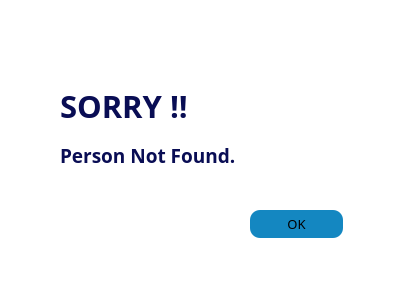
<?xml version="1.0" encoding="UTF-8"?>
<ui version="4.0">
 <class>Dialog</class>
 <widget class="QDialog" name="Dialog">
  <property name="geometry">
   <rect>
    <x>0</x>
    <y>0</y>
    <width>400</width>
    <height>300</height>
   </rect>
  </property>
  <property name="windowTitle">
   <string>Dialog</string>
  </property>
  <property name="styleSheet">
   <string notr="true"/>
  </property>
  <widget class="QLabel" name="label_2">
   <property name="geometry">
    <rect>
     <x>60</x>
     <y>130</y>
     <width>231</width>
     <height>51</height>
    </rect>
   </property>
   <property name="font">
    <font>
     <family>Arial Rounded MT Bold</family>
     <pointsize>14</pointsize>
     <weight>75</weight>
     <bold>true</bold>
    </font>
   </property>
   <property name="styleSheet">
    <string notr="true">color: rgb(9, 13, 84);</string>
   </property>
   <property name="text">
    <string>Person Not Found.</string>
   </property>
  </widget>
  <widget class="QLabel" name="label_1">
   <property name="geometry">
    <rect>
     <x>60</x>
     <y>80</y>
     <width>191</width>
     <height>51</height>
    </rect>
   </property>
   <property name="font">
    <font>
     <family>Arial Rounded MT Bold</family>
     <pointsize>23</pointsize>
     <weight>75</weight>
     <bold>true</bold>
    </font>
   </property>
   <property name="styleSheet">
    <string notr="true">color: rgb(9, 13, 84);</string>
   </property>
   <property name="text">
    <string>SORRY !!</string>
   </property>
  </widget>
  <widget class="QPushButton" name="okButton">
   <property name="geometry">
    <rect>
     <x>250</x>
     <y>210</y>
     <width>93</width>
     <height>28</height>
    </rect>
   </property>
   <property name="font">
    <font>
     <family>Arial Rounded MT Bold</family>
     <pointsize>10</pointsize>
    </font>
   </property>
   <property name="styleSheet">
    <string notr="true">border-radius : 10;
background-color: rgb(20,135,193);
</string>
   </property>
   <property name="text">
    <string>OK</string>
   </property>
  </widget>
  <widget class="QLabel" name="label_bg">
   <property name="geometry">
    <rect>
     <x>0</x>
     <y>0</y>
     <width>400</width>
     <height>300</height>
    </rect>
   </property>
   <property name="styleSheet">
    <string notr="true">background-color: rgb(255, 255, 255);</string>
   </property>
   <property name="text">
    <string/>
   </property>
  </widget>
  <zorder>label_bg</zorder>
  <zorder>label_2</zorder>
  <zorder>label_1</zorder>
  <zorder>okButton</zorder>
 </widget>
 <resources>
  <include location="notfound.qrc"/>
 </resources>
 <connections/>
</ui>
